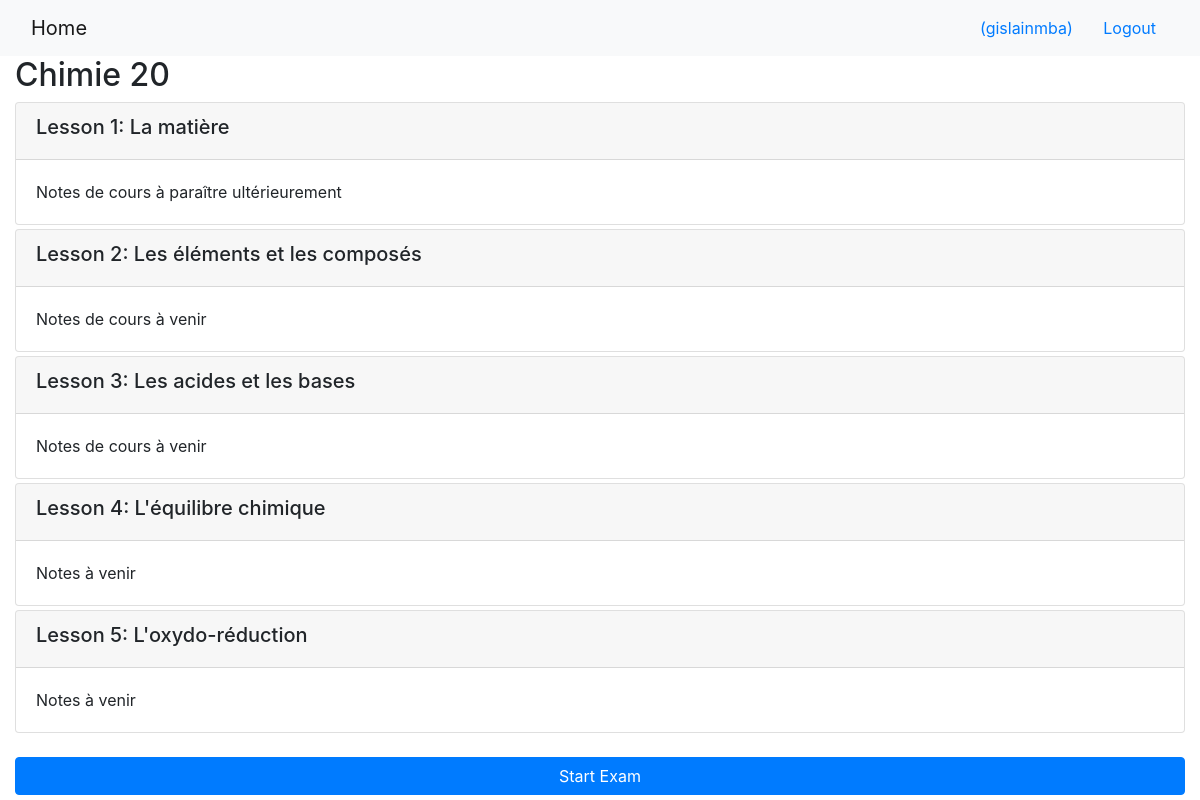
/onlinecourse/1/ (signed in), run on the app's committed database.
### onlinecourse/models.py (models this page shows, shortened)
class Course(models.Model):
    name = models.CharField(null=False, max_length=30, default='online course')
    image = models.ImageField(upload_to='course_images/')
    description = models.CharField(max_length=1000)
    pub_date = models.DateField(null=True)
    instructors = models.ManyToManyField(Instructor)
    users = models.ManyToManyField(settings.AUTH_USER_MODEL, through='Enrollment')
    total_enrollment = models.IntegerField(default=0)
    is_enrolled = False

class Lesson(models.Model):
    title = models.CharField(max_length=200, default="title")
    order = models.IntegerField(default=0)
    course = models.ForeignKey(Course, on_delete=models.CASCADE)
    content = models.TextField()

### onlinecourse/views.py (the view)
# urls.py: path('<int:pk>/', views.CourseDetailView.as_view(), name='course_details'),
class CourseDetailView(generic.DetailView):
    model = Course
    template_name = 'onlinecourse/course_detail_bootstrap.html'

### onlinecourse/templates/onlinecourse/course_detail_bootstrap.html (shortened to what this page needs)
<!DOCTYPE html>
<html lang="en">
<head>
     {% load static %}
    <link rel="stylesheet" href="https://maxcdn.bootstrapcdn.com/bootstrap/4.5.2/css/bootstrap.min.css">
</head>
<body>
    <nav class="navbar navbar-light bg-light">
        <div class="container-fluid">
            <div class="navbar-header">
                  <a class="navbar-brand" href="{% url 'onlinecourse:index' %}">Home</a>
            </div>
            <ul class="nav navbar-nav navbar-right">
                {% if user.is_authenticated %}
                <li>
                    <a class="btn btn-link" href="#">{{ user.first_name }}({{ user.username }})</a>
                    <a class="btn btn-link" href="{% url 'onlinecourse:logout' %}">Logout</a>
                </li>
                {% endif %}
            </ul>
        </div>
    </nav>
    <div class="container-fluid">
            <h2>{{ course.name }}</h2>
            <div class="card-columns-vertical">
                {% for lesson in course.lesson_set.all %}
                    <div class="card mt-1">
                        <div class="card-header"><h5>Lesson {{lesson.order|add:1}}: {{lesson.title}}</h5></div>
                        <div class="card-body">{{lesson.content}}</div>
                    </div>
                {% endfor %}
            </div>
             {% if user.is_authenticated %}
        <button class="btn btn-primary btn-block" data-toggle="collapse" data-target="#exam">Start Exam</button>
        {% endif %}
        </div>
    </body>
    </html>

### data on the page
Course: name "Chimie 20"
Lesson: order|add "1", title "La matière", content "Notes de cours à paraître ultérieurement"
Lesson: order|add "2", title "Les éléments et les composés", content "Notes de cours à venir"
Lesson: order|add "3", title "Les acides et les bases", content "Notes de cours à venir"
Lesson: order|add "4", title "L'équilibre chimique", content "Notes à venir"
Lesson: order|add "5", title "L'oxydo-réduction", content "Notes à venir"

### other printed values
{{ user.username }} "gislainmba"
